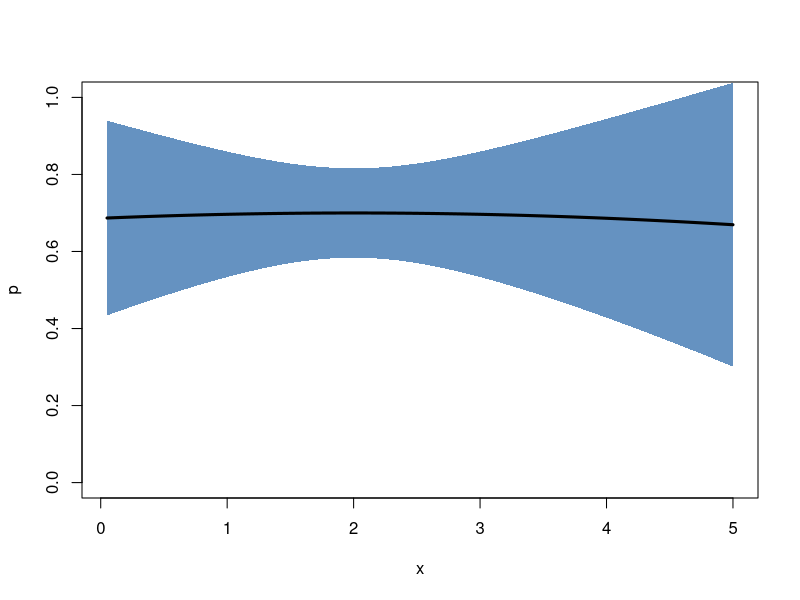
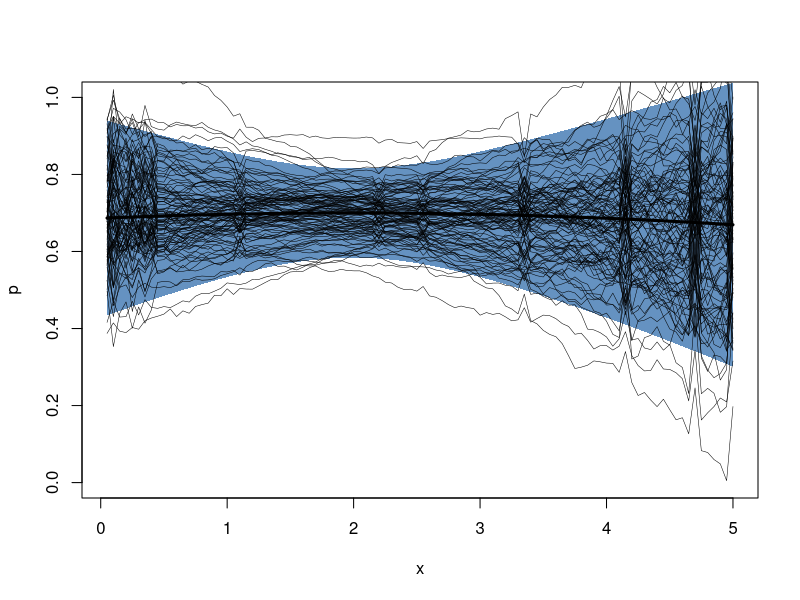
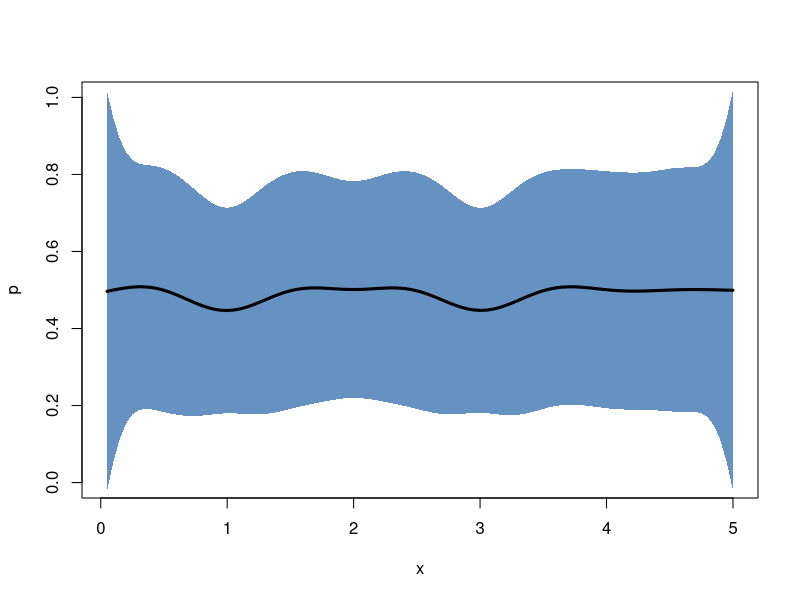

The R source for these figures, in order:

require("mvtnorm")

new.gp <- function(x, mu.prior, kernelf)
{
  mu <- rep(mu.prior[1], length(x))
  
  gp <- list(x        = x,              # where to evaluate the gp
             kernelf  = kernelf,        # kernel function
             mu.prior = mu.prior,       # prior mean
             mu       = mu,             # mean
             sigma    = kernelf(x, x))  # covariance
  class(gp) <- "gp"

  return (gp)
}

kernel.exponential <- function(var, l)
{
  f <- function(x, y) {
    n <- length(x)
    m <- length(y)
    result      <- matrix(0.0, n*m)
    dim(result) <- c(n, m)
    for (i in 1:n) {
      for (j in 1:m) {
        result[i,j] <- var*exp(-1.0/(2.0*l^2)*(x[i]-y[j])^2)
      }
    }
    return (result)
  }
  return (f)
}

posterior <- function(gp, ...)
{
  UseMethod("posterior")
}

posterior.gp <- function(gp, xp, yp, noise=NULL)
{
  k0 <- gp$kernelf(xp, xp)     # K(X , X )
  k1 <- gp$kernelf(xp, gp$x)   # K(X , X*)
  k2 <- t(k1)                  # K(X*, X )
  k3 <- gp$kernelf(gp$x, gp$x) # K(X*, X*)

  mu <- gp$mu.prior

  # add noise to measurements?
  if (is.null(noise)) {
    A <- k0
  }
  else {
    A <- k0 + diag(noise)
  }
  L        <- chol(A)
  Linv1    <- solve(L)
  Linv2    <- solve(t(L))

  gp$mu    <- mu + (k2 %*% Linv1) %*% (Linv2 %*% (yp - mu))
  gp$sigma <- k3 - (k2 %*% Linv1) %*% (Linv2 %*% k1)

  return (gp)
}

samples <- function(gp, ...)
{
  UseMethod("samples")
}

samples.gp <- function(gp, n=1)
{
  x <- rmvnorm(n=n, mean=gp$mu, sigma=gp$sigma, method="chol")

  return (x)
}

plot.gp <- function(gp, samples=NULL)
{
  col <- rgb(8/255, 81/255, 156/255, alpha=0.625)
  
  plot(gp$x, gp$mu, 'n', xlab="x", ylab="p", ylim=c(0,1))

  var <- diag(gp$sigma)
  z1  <- gp$mu + 2*sqrt(var)
  z2  <- gp$mu - 2*sqrt(var)
  
  polygon(c(gp$x, rev(gp$x)), c(z1, rev(z2)),
     col = col, border = NA)

  lines(gp$x, gp$mu, 'l', lwd=3)

  if (!is.null(samples)) {
    for (i in 1:dim(samples)[1]) {
      lines(gp$x, samples[i,], 'l', lwd=0.5)
    }
  }
}

# Example
################################################################################

gp <- new.gp(1:100/20, 0.0, kernel.exponential(1, 10))

xp <- c(1, 2, 3)
yp <- c(0.7, 0.7, 0.7)
# measurement noise
ep <- c(0.01, 0.01, 0.01)

gp <- posterior(gp, xp, yp, ep)

plot(gp)

plot(gp, samples(gp, 100))

# Experiment
################################################################################

new.experiment <- function(alpha, kernelf)
{
  experiment        <- list(alpha   = alpha,     # Dirichlet pseudo counts
                            data    = new.env(), # experimental data
                            kernelf = kernelf)   # kernel function
  class(experiment) <- "experiment"

  return (experiment)
}

add.measurement <- function(experiment, ...)
{
  UseMethod("add.measurement")
}

add.measurement.experiment <- function(experiment, x, counts)
{
  key <- toString(x)

  if (is.null(experiment$data[[key]])) {
    experiment$data[[key]] <- counts
  }
  else {
    experiment$data[[key]] <- experiment$data[[key]] + counts
  }
}

dirichlet.moments <- function(alpha)
{
  expectation <- rep(0, length(alpha))
  variance    <- rep(0, length(alpha))

  alpha0      <- sum(alpha)
  
  for (i in 1:length(alpha)) {
    expectation[i] <- alpha[i]/alpha0
    variance[i]    <- alpha[i]*(alpha0 - alpha[i])/(alpha0^2*(alpha0 + 1))
  }
  
  result <- list(expectation = expectation, variance = variance)

  return (result)
}

posterior.experiment <- function(experiment, x, kernelf)
{
  # get prior pseudocounts
  alpha             <- experiment$alpha
  # determine prior expectation and standard deviation
  prior.moments     <- dirichlet.moments(alpha)
  # the prior expectation sets the mean of the GP
  prior.expectation <- prior.moments$expectation[1]
  # and the variance is used in the kernel function
  prior.variance    <- prior.moments$variance[1]
  
  xp <- c() # position
  yp <- c() # mean
  ep <- c() # variance

  for (xt in x) {
    key <- toString(xt)
    if (!is.null(experiment$data[[key]])) {
      counts <- alpha + experiment$data[[key]]
    }
    else {
      counts <- alpha
    }

    moments <- dirichlet.moments(counts + alpha)
   
    xp <- append(xp, xt)
    yp <- append(yp, moments$expectation[1])
    ep <- append(ep, moments$variance[1])
  }
  # construct the gaussian process
  gp      <- new.gp(x, prior.expectation, experiment$kernelf)
  gp      <- posterior(gp, xp, yp, ep)

  return (gp)
}

# Example
################################################################################

e <- new.experiment(c(0.1,0.1), kernel.exponential(1.0, 0.1))
add.measurement(e, 1, c(100,3))
add.measurement(e, 2, c( 90,1))
add.measurement(e, 3, c(100,4))

e <- new.experiment(c(0.001,0.001), kernel.exponential(1.0, 0.5))
add.measurement(e, 1, c( 1,2))
add.measurement(e, 2, c( 1,1))
add.measurement(e, 3, c( 1,2))

gp <- posterior(e, 1:100/20)
plot(gp)
